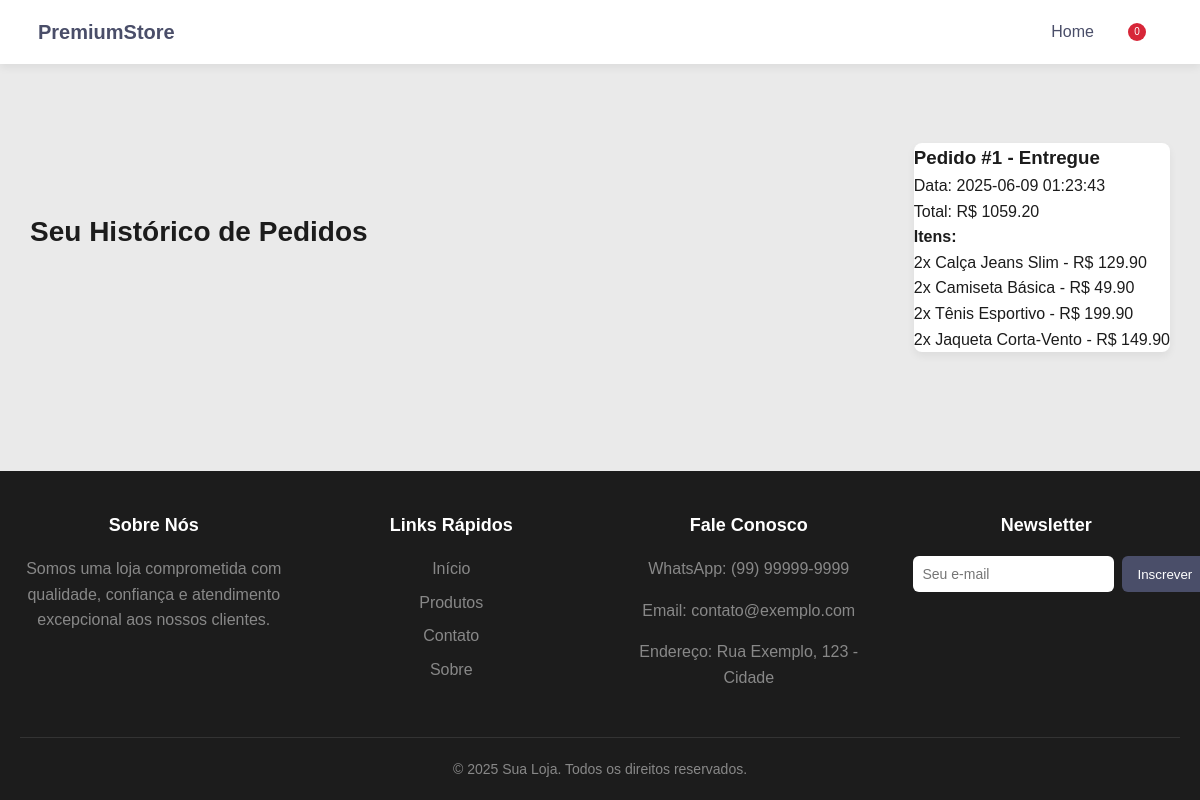
Page /historico-pedidos (signed in) on the earlier database version.
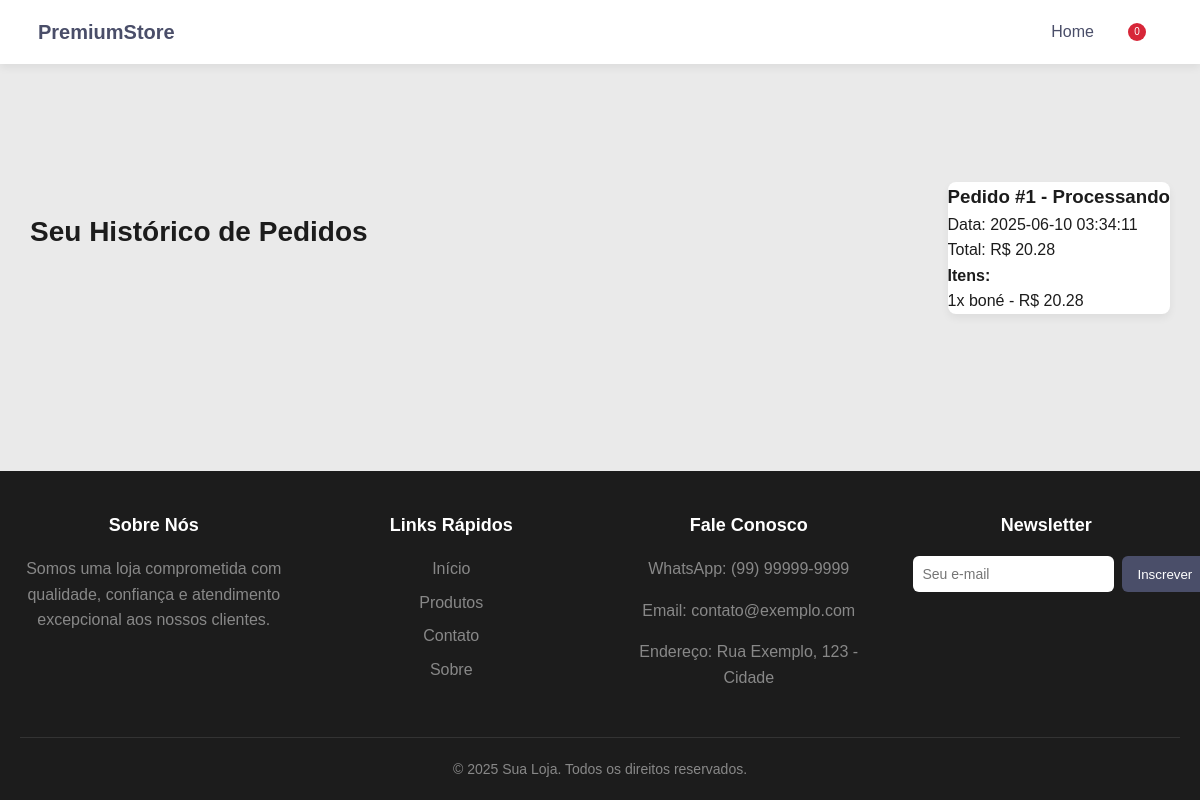
Same page on the later database version.
### tables this page shows
CREATE TABLE pedidos (
            id INTEGER PRIMARY KEY AUTOINCREMENT,
            usuario_id INTEGER,
            data TIMESTAMP DEFAULT CURRENT_TIMESTAMP,
            status TEXT DEFAULT 'Pendente',
            total REAL DEFAULT 0.0,
            FOREIGN KEY (usuario_id) REFERENCES usuarios(id)
        );

CREATE TABLE pedido_itens (
            id INTEGER PRIMARY KEY AUTOINCREMENT,
            pedido_id INTEGER,
            produto_id INTEGER,
            quantidade INTEGER NOT NULL,
            preco_unitario REAL NOT NULL,
            FOREIGN KEY (pedido_id) REFERENCES pedidos(id) ON DELETE CASCADE,
            FOREIGN KEY (produto_id) REFERENCES produtos(id) ON DELETE CASCADE
        );

CREATE TABLE produtos (
            id INTEGER PRIMARY KEY AUTOINCREMENT,
            nome TEXT NOT NULL,
            preco REAL NOT NULL,
            estoque INTEGER NOT NULL,
            descricao TEXT,
            imagem TEXT
        );

### app.py (the view)
@app.route('/historico-pedidos')
@login_required # Ensure user is logged in
def historico_pedidos():
    conn = conectar_db()
    cursor = conn.cursor()
    cursor.execute('''
        SELECT id, data, status, total
        FROM pedidos
        WHERE usuario_id = ?
        ORDER BY data DESC
    ''', (session['usuario_id'],))
    pedidos = cursor.fetchall()
    historico = []
    for pedido in pedidos:
        cursor.execute('''
            SELECT pi.quantidade, pi.preco_unitario, pr.nome, pr.imagem
            FROM pedido_itens pi
            JOIN produtos pr ON pi.produto_id = pr.id
            WHERE pi.pedido_id = ?
        ''', (pedido['id'],)) # Access by name
        itens = []
        for item in cursor.fetchall():
            itens.append({
                'quantidade': item['quantidade'],
                'preco_unitario': item['preco_unitario'],
                'nome': item['nome'],
                'imagem': item['imagem']
            })
        historico.append({
            'id': pedido['id'],
            'data': pedido['data'],
            'status': pedido['status'],
            'total': pedido['total'],
            'itens': itens
        })
    conn.close()
    return render_template('historico_pedidos.html', historico=historico)

### app.py (called while the page is built)
def conectar_db():
    conn = sqlite3.connect(DB_NAME)
    conn.row_factory = sqlite3.Row # Allows accessing columns by name
    return conn

def contar_itens_carrinho_db(usuario_id):
    conn = conectar_db()
    cursor = conn.cursor()
    cursor.execute('''
    SELECT COALESCE(SUM(quantidade), 0)
    FROM carrinho
    WHERE usuario_id = ?
    ''', (usuario_id,))
    total_itens = cursor.fetchone()[0]
    conn.close()
    return total_itens

@app.context_processor
def inject_carrinho():
    total_itens = 0
    if 'usuario_id' in session:
        try:
            total_itens = contar_itens_carrinho_db(session['usuario_id'])
        except Exception as e:
            print(f"Erro no context processor ao contar itens do carrinho (DB): {e}")
            total_itens = 0
    return {'total_itens': total_itens}

def login_required(f):
    @wraps(f)
    def decorated_function(*args, **kwargs):
        if 'usuario_id' not in session:
            flash('Você precisa estar logado para acessar esta página.', 'warning')
            return redirect(url_for('login'))
        return f(*args, **kwargs)
    return decorated_function

### templates/historico_pedidos.html (shortened to what this page needs)
<!DOCTYPE html>
<html lang="pt-BR">
<head>
    <link rel="stylesheet" href="{{ url_for('static', filename='css/historico.css') }}">
    <link rel="stylesheet" href="{{ url_for('static', filename='css/global.css') }}">
</head>
<body>
    <header class="header">
        <div class="container">
            <a href="{{ url_for('home') }}" class="logo">
                <span>PremiumStore</span>
            </a>
            <nav class="nav">
                <a href="{{ url_for('home') }}" class="nav-link active">
                     Home
                </a>
                {% if 'usuario_id' in session %}
                    <a href="{{ url_for('ver_carrinho') }}" class="nav-link">
                        <span class="cart-count">0</span>
                    </a>
                {% else %}
                    <a href="{{ url_for('login') }}" class="nav-link">
                        <i class="fas fa-sign-in-alt"></i> Login
                    </a>
                {% endif %}
            </nav>
        </div>
    </header>
    <main class="container">
        <h1>Seu Histórico de Pedidos</h1>
        {% if historico %}
        <div class="pedidos-list">
            {% for pedido in historico %}
            <div class="pedido-card">
                <h3>Pedido #{{ pedido.id }} - {{ pedido.status }}</h3>
                <p>Data: {{ pedido.data }}</p>
                <p>Total: R$ {{ "%.2f"|format(pedido.total) }}</p>
                <h4>Itens:</h4>
                <ul>
                    {% for item in pedido.itens %}
                    <li>
                        {{ item.quantidade }}x {{ item.nome }} -
                        R$ {{ "%.2f"|format(item.preco_unitario) }}
                    </li>
                    {% endfor %}
                </ul>
            </div>
            {% endfor %}
        </div>
        {% else %}
        <p>Nenhum pedido encontrado.</p>
        {% endif %}
    </main>
    <footer class="footer">
        <div class="footer-content">
          <div class="footer-section">
            <h3>Sobre Nós</h3>
            <p>Somos uma loja comprometida com qualidade, confiança e atendimento excepcional aos nossos clientes.</p>
          </div>
          <div class="footer-section">
            <h3>Links Rápidos</h3>
            <a href="/">Início</a>
            <a href="/produtos">Produtos</a>
            <a href="/contato">Contato</a>
            <a href="/sobre">Sobre</a>
          </div>
          <div class="footer-section">
            <h3>Fale Conosco</h3>
            <p>WhatsApp: (99) 99999-9999</p>
            <p>Email: contato@exemplo.com</p>
            <p>Endereço: Rua Exemplo, 123 - Cidade</p>
          </div>
          <div class="footer-section">
            <h3>Newsletter</h3>
            <form class="newsletter-form" action="/newsletter" method="POST">
              <input type="email" name="email" placeholder="Seu e-mail" required>
              <button type="submit">Inscrever</button>
            </form>
          </div>
        </div>
        <div class="footer-bottom">
          &copy; 2025 Sua Loja. Todos os direitos reservados.
        </div>
      </footer>
</body>
</html>

### static/css/historico.css (style rules this page uses)
.container { width: 100%; max-width: 1200px; margin: 0 auto; padding: 0 30px; }
.container h1 { font-size: 28px; margin-bottom: 30px; color: var(--black); font-weight: 600; }
.pedidos-list { display: flex; flex-direction: column; gap: 20px; }
.pedido-card { background-color: var(--white); border-radius: 8px; box-shadow: var(--box-shadow); overflow: hidden; transition: var(--transition); }

### static/css/global.css (style rules this page uses)
:root { --primary-color: #4A4E69; --primary-dark: #2D3142; --secondary-color: #9A8C98; --accent-color: #C9ADA7; --danger-color: #D72638; --success-color: #3EB489; --warning-color: #FFD166; --gray-dark: #444; --gray-medium: #888; --gray-light: #EAEAEA; --white: #FFFFFF; --black: #1C1C1C; --font-family: 'Poppins', sans-serif; --box-shadow: 0 4px 8px rgba(0, 0, 0, 0.06); --box-shadow-hover: 0 8px 16px rgba(53, 10, 10, 0.1); --transition: all 0.3s ease; }
* { margin: 0; padding: 0; box-sizing: border-box; }
html, body { height: 100%; }
body { font-family: var(--font-family); background-color: var(--gray-light); color: var(--black); line-height: 1.6; display: flex; flex-direction: column; }
.header { background-color: var(--white); box-shadow: var(--box-shadow); position: sticky; top: 0; z-index: 100; padding: 16px 0; }
.container { flex: 1; width: 100%; max-width: 1200px; margin: 0 auto; padding: 0 30px; display: flex; justify-content: space-between; align-items: center; }
.logo { display: flex; align-items: center; font-size: 20px; font-weight: 600; color: var(--primary-color); gap: 8px; }
.nav { display: flex; align-items: center; gap: 24px; }
.nav-link { display: flex; align-items: center; gap: 6px; color: var(--black); font-weight: 500; transition: var(--transition); }
.nav-link:hover, .nav-link.active { color: var(--primary-color); }
.nav-link .cart-count { background-color: var(--danger-color); color: white; border-radius: 50%; width: 18px; height: 18px; display: flex; align-items: center; justify-content: center; font-size: 10px; margin-left: 4px; }
a { text-decoration: none; color: var(--primary-color); transition: var(--transition); }
.footer { background-color: var(--black); color: var(--white); padding: 40px 20px 20px; margin-top: 40px; text-align: center; }
.footer-content { display: grid; grid-template-columns: repeat(auto-fit, minmax(250px, 1fr)); gap: 30px; margin: 0 auto 30px; max-width: 1200px; }
.footer-section { display: flex; flex-direction: column; align-items: center; }
.footer-section h3 { margin-bottom: 16px; font-size: 18px; }
.footer-section p { margin-bottom: 16px; color: var(--gray-medium); max-width: 300px; }
.footer-section a { display: block; margin-bottom: 8px; color: var(--gray-medium); transition: var(--transition); text-decoration: none; }
.newsletter-form { display: flex; gap: 8px; max-width: 400px; margin: 0 auto; }
.newsletter-form input { flex: 1; padding: 10px; border-radius: 6px; border: none; font-size: 14px; }
.newsletter-form button { padding: 10px 16px; border-radius: 6px; border: none; background-color: var(--primary-color); color: var(--white); cursor: pointer; transition: var(--transition); }
.footer-bottom { text-align: center; padding-top: 20px; border-top: 1px solid rgba(255, 255, 255, 0.1); color: var(--gray-medium); font-size: 14px; }

Differences in the rows shown:
removed pedido_itens: quantidade "2", nome "Camiseta Básica", preco_unitario "49.90"
removed pedido_itens: quantidade "2", nome "Tênis Esportivo", preco_unitario "199.90"
removed pedido_itens: quantidade "2", nome "Jaqueta Corta-Vento", preco_unitario "149.90"
changed pedidos id 1: status "Entregue" → "Processando"; data "2025-06-09 01:23:43" → "2025-06-10 03:34:11"; total "1059.20" → "20.28"
changed pedido_itens: quantidade "2" → "1"; nome "Calça Jeans Slim" → "boné"; preco_unitario "129.90" → "20.28"
